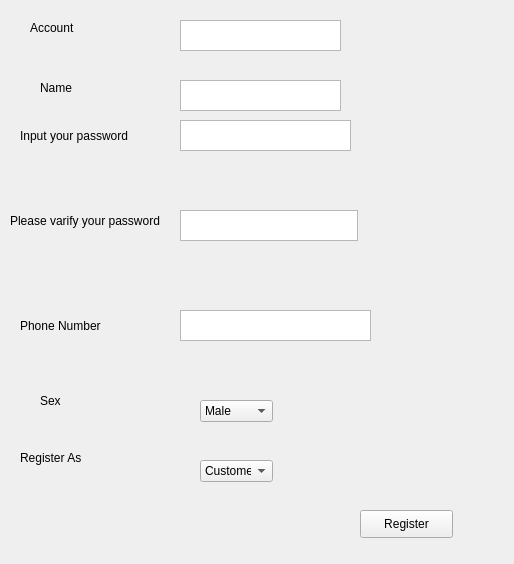
<?xml version="1.0" encoding="UTF-8"?>
<ui version="4.0">
 <class>form_register</class>
 <widget class="QWidget" name="form_register">
  <property name="geometry">
   <rect>
    <x>0</x>
    <y>0</y>
    <width>514</width>
    <height>564</height>
   </rect>
  </property>
  <property name="windowTitle">
   <string>Form</string>
  </property>
  <widget class="QLabel" name="label_account">
   <property name="geometry">
    <rect>
     <x>30</x>
     <y>20</y>
     <width>55</width>
     <height>16</height>
    </rect>
   </property>
   <property name="text">
    <string>Account</string>
   </property>
  </widget>
  <widget class="QLabel" name="label_password_input">
   <property name="geometry">
    <rect>
     <x>20</x>
     <y>110</y>
     <width>131</width>
     <height>51</height>
    </rect>
   </property>
   <property name="text">
    <string>Input your password</string>
   </property>
  </widget>
  <widget class="QLabel" name="label_password_varify">
   <property name="geometry">
    <rect>
     <x>10</x>
     <y>210</y>
     <width>171</width>
     <height>21</height>
    </rect>
   </property>
   <property name="text">
    <string>Please varify your password</string>
   </property>
  </widget>
  <widget class="QPlainTextEdit" name="plainTextEdit_account">
   <property name="geometry">
    <rect>
     <x>180</x>
     <y>20</y>
     <width>161</width>
     <height>31</height>
    </rect>
   </property>
  </widget>
  <widget class="QPlainTextEdit" name="plainTextEdit_password_input">
   <property name="geometry">
    <rect>
     <x>180</x>
     <y>120</y>
     <width>171</width>
     <height>31</height>
    </rect>
   </property>
  </widget>
  <widget class="QPlainTextEdit" name="plainTextEdit_password_varify">
   <property name="geometry">
    <rect>
     <x>180</x>
     <y>210</y>
     <width>178</width>
     <height>31</height>
    </rect>
   </property>
  </widget>
  <widget class="QLabel" name="label_phoneNumber">
   <property name="geometry">
    <rect>
     <x>20</x>
     <y>310</y>
     <width>101</width>
     <height>31</height>
    </rect>
   </property>
   <property name="text">
    <string>Phone Number</string>
   </property>
  </widget>
  <widget class="QLabel" name="label_sex">
   <property name="geometry">
    <rect>
     <x>40</x>
     <y>380</y>
     <width>61</width>
     <height>41</height>
    </rect>
   </property>
   <property name="text">
    <string>Sex</string>
   </property>
  </widget>
  <widget class="QComboBox" name="comboBox_sex">
   <property name="geometry">
    <rect>
     <x>200</x>
     <y>400</y>
     <width>73</width>
     <height>22</height>
    </rect>
   </property>
   <item>
    <property name="text">
     <string>Male</string>
    </property>
   </item>
   <item>
    <property name="text">
     <string>Female</string>
    </property>
   </item>
  </widget>
  <widget class="QPlainTextEdit" name="plainTextEdit_phoneNumber">
   <property name="geometry">
    <rect>
     <x>180</x>
     <y>310</y>
     <width>191</width>
     <height>31</height>
    </rect>
   </property>
  </widget>
  <widget class="QPushButton" name="pushButton_register">
   <property name="geometry">
    <rect>
     <x>360</x>
     <y>510</y>
     <width>93</width>
     <height>28</height>
    </rect>
   </property>
   <property name="text">
    <string>Register</string>
   </property>
  </widget>
  <widget class="QLabel" name="label_registerAs">
   <property name="geometry">
    <rect>
     <x>20</x>
     <y>450</y>
     <width>81</width>
     <height>16</height>
    </rect>
   </property>
   <property name="text">
    <string>Register As</string>
   </property>
  </widget>
  <widget class="QComboBox" name="comboBox_registerAs">
   <property name="geometry">
    <rect>
     <x>200</x>
     <y>460</y>
     <width>73</width>
     <height>22</height>
    </rect>
   </property>
   <item>
    <property name="text">
     <string>Customer</string>
    </property>
   </item>
   <item>
    <property name="text">
     <string>Restaurant</string>
    </property>
   </item>
  </widget>
  <widget class="QLabel" name="label_name">
   <property name="geometry">
    <rect>
     <x>40</x>
     <y>80</y>
     <width>55</width>
     <height>16</height>
    </rect>
   </property>
   <property name="text">
    <string>Name</string>
   </property>
  </widget>
  <widget class="QPlainTextEdit" name="plainTextEdit_name">
   <property name="geometry">
    <rect>
     <x>180</x>
     <y>80</y>
     <width>161</width>
     <height>31</height>
    </rect>
   </property>
  </widget>
 </widget>
 <resources/>
 <connections>
  <connection>
   <sender>pushButton_register</sender>
   <signal>clicked()</signal>
   <receiver>form_register</receiver>
   <slot>register()</slot>
   <hints>
    <hint type="sourcelabel">
     <x>438</x>
     <y>515</y>
    </hint>
    <hint type="destinationlabel">
     <x>448</x>
     <y>367</y>
    </hint>
   </hints>
  </connection>
 </connections>
 <slots>
  <slot>register()</slot>
 </slots>
</ui>
